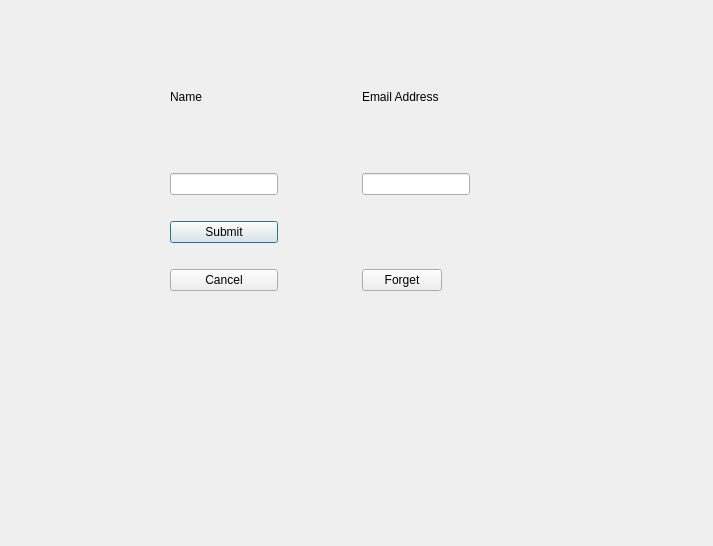
<?xml version="1.0" encoding="UTF-8"?>
<ui version="4.0">
 <class>Dialog</class>
 <widget class="QDialog" name="Dialog">
  <property name="geometry">
   <rect>
    <x>0</x>
    <y>0</y>
    <width>713</width>
    <height>546</height>
   </rect>
  </property>
  <property name="windowTitle">
   <string>Dialog</string>
  </property>
  <widget class="QWidget" name="">
   <property name="geometry">
    <rect>
     <x>170</x>
     <y>90</y>
     <width>300</width>
     <height>201</height>
    </rect>
   </property>
   <layout class="QGridLayout" name="gridLayout">
    <item row="1" column="0">
     <spacer name="verticalSpacer">
      <property name="orientation">
       <enum>Qt::Vertical</enum>
      </property>
      <property name="sizeHint" stdset="0">
       <size>
        <width>20</width>
        <height>40</height>
       </size>
      </property>
     </spacer>
    </item>
    <item row="2" column="2" colspan="2">
     <widget class="QLineEdit" name="lineEdit_2"/>
    </item>
    <item row="0" column="0">
     <widget class="QLabel" name="label">
      <property name="text">
       <string>Name</string>
      </property>
     </widget>
    </item>
    <item row="3" column="3">
     <spacer name="verticalSpacer_2">
      <property name="orientation">
       <enum>Qt::Vertical</enum>
      </property>
      <property name="sizeHint" stdset="0">
       <size>
        <width>20</width>
        <height>40</height>
       </size>
      </property>
     </spacer>
    </item>
    <item row="2" column="0">
     <widget class="QLineEdit" name="lineEdit"/>
    </item>
    <item row="4" column="1">
     <spacer name="horizontalSpacer">
      <property name="orientation">
       <enum>Qt::Horizontal</enum>
      </property>
      <property name="sizeHint" stdset="0">
       <size>
        <width>40</width>
        <height>20</height>
       </size>
      </property>
     </spacer>
    </item>
    <item row="3" column="0">
     <widget class="QPushButton" name="pushButton">
      <property name="text">
       <string>Submit</string>
      </property>
     </widget>
    </item>
    <item row="4" column="0">
     <widget class="QPushButton" name="pushButton_2">
      <property name="text">
       <string>Cancel</string>
      </property>
     </widget>
    </item>
    <item row="4" column="2">
     <widget class="QPushButton" name="pushButton_3">
      <property name="text">
       <string>Forget</string>
      </property>
     </widget>
    </item>
    <item row="0" column="2">
     <widget class="QLabel" name="label_2">
      <property name="text">
       <string>Email Address</string>
      </property>
     </widget>
    </item>
   </layout>
  </widget>
 </widget>
 <resources/>
 <connections/>
</ui>
